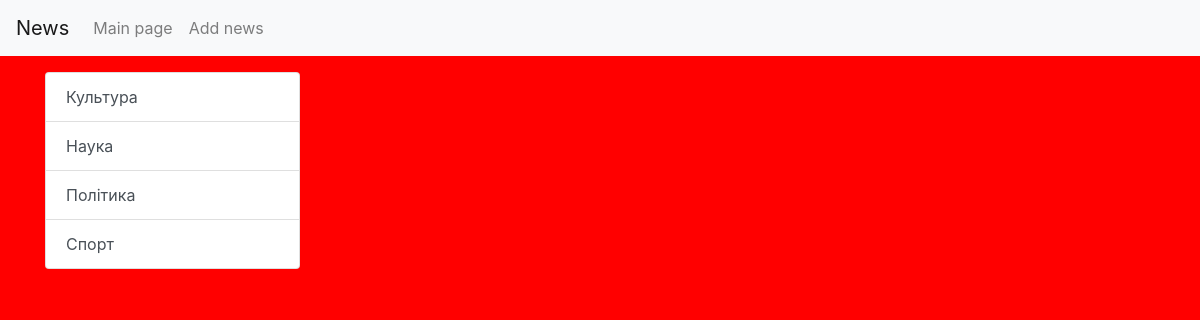
Page /category/3/ on the earlier database version.
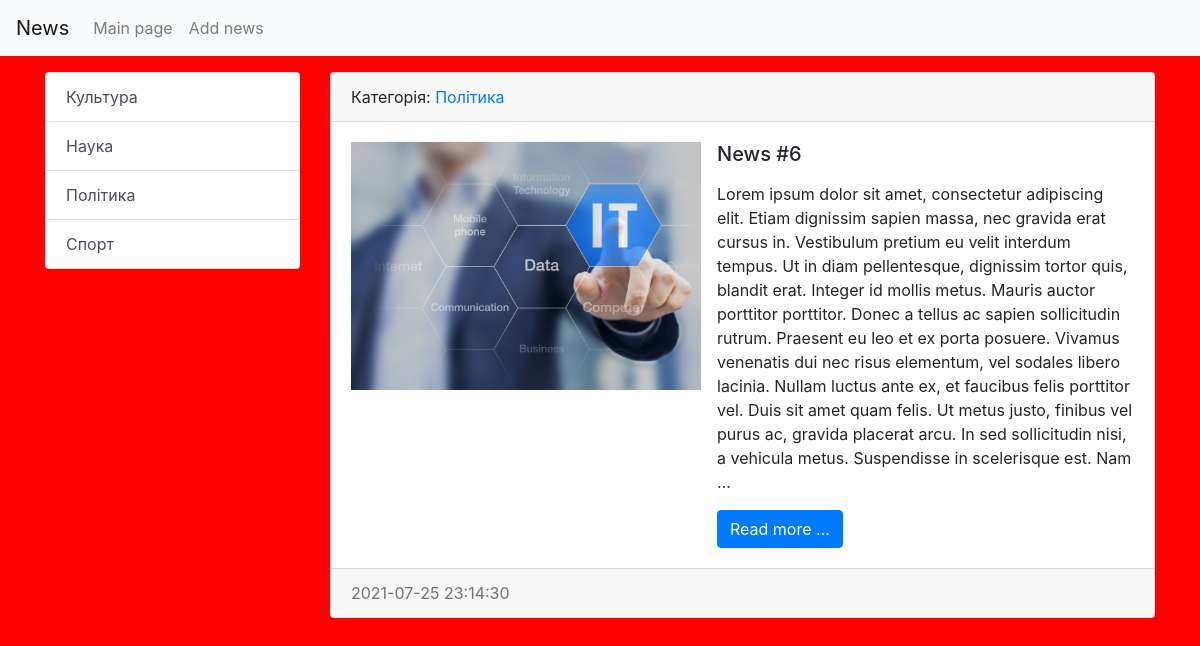
Same page on the later database version.
### news/models.py (models this page shows, shortened)
class Category(models.Model):
    title = models.CharField(max_length=150, db_index=True, verbose_name='Category name')
    def __str__(self):
        return self.title
    def get_absolute_url(self):
        return reverse('category', kwargs = {"category_id": self.pk})
    class Meta:
        verbose_name = 'Категорія'
        verbose_name_plural = 'Категорії'
        ordering = ['title']

class News(models.Model):
    title = models.CharField(max_length=150, verbose_name = 'Name of article')
    content = models.TextField(blank=True)
    created_at = models.DateTimeField(auto_now_add=True, verbose_name='Publish date')
    updated_at = models.DateTimeField(auto_now=True, verbose_name='Update date')
    photo = models.ImageField(upload_to='photos/%y/%m/%d/', blank=True)
    is_published = models.BooleanField(default=True, verbose_name='Is published?')                      # is_published = 1
    category = models.ForeignKey('Category', on_delete=models.PROTECT, null=True, blank=True)
    def get_absolute_url(self):
        return reverse('view_news', kwargs = {"news_id": self.pk})
    class Meta:
        verbose_name = 'Новина'         # singular name of table
        verbose_name_plural = 'Новини'   # plural name
        ordering = ['-created_at']

### news/views.py (the view)
# urls.py: path('category/<int:category_id>/', get_category, name = 'category'),
def get_category(request, category_id):
    news = News.objects.filter(category_id = category_id)
    category = Category.objects.get(pk = category_id)
    context = {
        'news': news,
        'category': category
    }
    return render(request,'news/category.html', context)

### news/templatetags/news_tags.py (called while the page is built)
@register.inclusion_tag('news/list_categories.html')
def show_categories():
    categories = Category.objects.all()
    context = {
        'categories': categories
    }
    return context

### news/templates/news/category.html (shortened to what this page needs)
{% extends 'base.html' %}
{% block sidebar %}
    {% include 'inc/_sidebar.html' %}
{% endblock %}
{% block content %}
    {% for item in news %}
        <div class="card mb-3">
            <div class="card-header">
                Категорія: <a href="{% url 'category' item.category.pk %}">{{ item.category }}</a>
            </div>
            <div class="card-body">
                <div class="media">
                    {% if item.photo %}
                        <img class="mr-3" src="{{ item.photo.url }}" alt="" width="350px"  />
                    {% endif %}
                    <div class="media-body">
                        <h5 class="card-title">{{ item.title }}</h5>
                        <p class="card-text">{{ item.content|linebreaks|truncatewords:100 }}</p>
                        <a href="{{ item.get_absolute_url }}" class="btn btn-primary">Read more ...</a>
                    </div>
                </div>
            </div>
            <div class="card-footer text-muted">
                {{ item.created_at|date:"Y-m-d H:i:s" }}
            </div>
        </div>
    {% endfor %}
{% endblock %}

### news/templates/news/list_categories.html
<div class="list-group">
    {% for item in categories %}
        <a href="{{ item.get_absolute_url }}" class="list-group-item list-group-item-action">
            {{ item.title }}
        </a>
    {% endfor %}
</div>

Differences in the rows shown:
now on this page (row edited): News: category "Політика", photo (picture), title "News #6", content "Lorem ipsum dolor sit amet, consectetur adipiscing elit. Etiam dignissim sapien massa, nec gravida erat cursus in. Vestibulum pretium eu velit interdum tempus. Ut in diam pellentesque, dignissim tortor quis, blandit erat. Integer id mollis metus. Mauris auctor porttitor porttitor. Donec a tellus ac sapien sollicitudin rutrum. Praesent eu leo et ex porta posuere. Vivamus venenatis dui nec risus elementum, vel sodales libero lacinia. Nullam luctus ante ex, et faucibus felis porttitor vel. Duis sit amet quam felis. Ut metus justo, finibus vel purus ac, gravida placerat arcu. In sed sollicitudin nisi, a vehicula metus. Suspendisse in scelerisque est. Nam …", created_at "2021-07-25 23:14:30"
